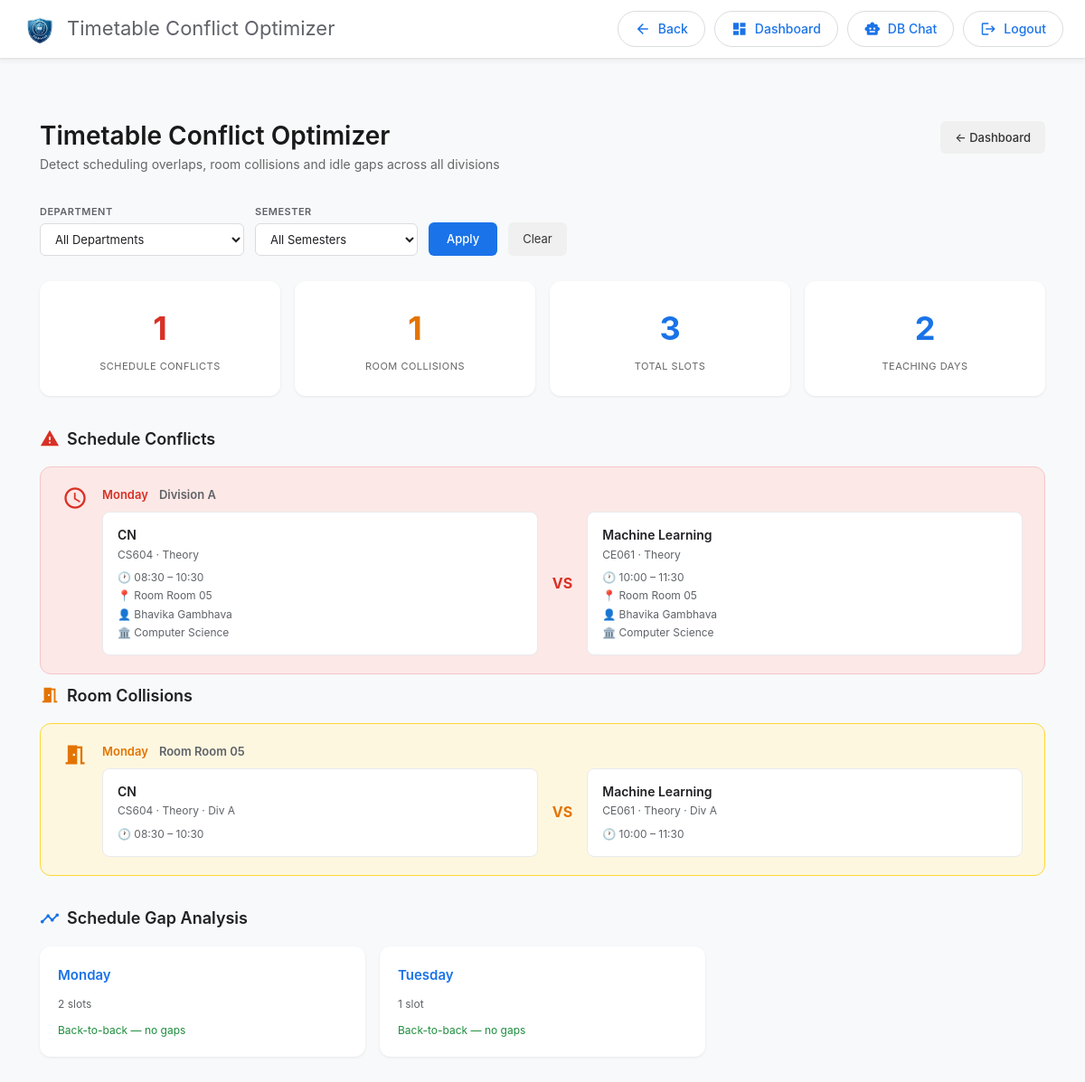
Page /admin_app/admin_dashboard/timetable_conflicts/ (signed in) on the committed database.
### admin_app/models.py (models this page shows, shortened)
class Subject(models.Model):
    code = models.CharField(max_length=20, unique=True)   # e.g., "23CE610"
    name = models.CharField(max_length=200, unique=True)  # e.g., "ADVANCED COMPUTER ARCHITECTURE"
    credits = models.IntegerField(default=4)
    semester = models.IntegerField(choices=[(i, f"Semester {i}") for i in range(1, 9)])
    is_elective = models.BooleanField(default=False)
    department = models.ForeignKey(Department, on_delete=models.PROTECT, related_name='subjects')
    syllabus_url = models.URLField(blank=True, null=True)
    created_at = models.DateTimeField(auto_now_add=True)
    class Meta:
        ordering = ['semester', 'code']
        unique_together = ['code', 'department']

class Timetable(models.Model):
    DAY_CHOICES = [
        ('monday', 'Monday'),
        ('tuesday', 'Tuesday'),
        ('wednesday', 'Wednesday'),
        ('thursday', 'Thursday'),
        ('friday', 'Friday'),
        ('saturday', 'Saturday'),
    ]
    TYPE_CHOICES = [
        ('theory', 'Theory'),
        ('practical', 'Practical'),
        ('tutorial', 'Tutorial'),
    ]
    subject_offering = models.ForeignKey(SubjectOffering, on_delete=models.CASCADE, related_name='timetable_slots')
    day = models.CharField(max_length=20, choices=DAY_CHOICES)
    start_time = models.TimeField()
    end_time = models.TimeField()
    room_number = models.CharField(max_length=20, blank=True, null=True)
    lecture_type = models.CharField(max_length=20, choices=TYPE_CHOICES, default='theory')
    created_at = models.DateTimeField(auto_now_add=True)
    class Meta:
        ordering = ['subject_offering', 'day', 'start_time']

class Faculty(models.Model):
    STATUS_CHOICES = [
        ('active', 'Active'),
        ('inactive', 'Inactive'),
    ]
    user = models.OneToOneField(CustomUser, on_delete=models.CASCADE, related_name='faculty_profile')
    name = models.CharField(max_length=200)
    email = models.EmailField()
    phone = models.CharField(max_length=15, blank=True, null=True)
    department = models.ForeignKey(Department, on_delete=models.PROTECT, related_name='faculties', null=True, blank=True)
    specialization = models.CharField(max_length=200, blank=True, null=True)
    subjects = models.ManyToManyField(Subject, blank=True, related_name='qualified_faculties')
    salary = models.DecimalField(max_digits=10, decimal_places=2, default=0)
    image = models.ImageField(upload_to='faculty_photos/', default='default_faculty.jpg')
    status = models.CharField(max_length=20, choices=STATUS_CHOICES, default='active')
    created_at = models.DateTimeField(auto_now_add=True)
    updated_at = models.DateTimeField(auto_now=True)
    class Meta:
        ordering = ['name']

class Department(models.Model):
    name = models.CharField(max_length=200, unique=True)  # e.g., "Faculty of Technology"
    code = models.CharField(max_length=10, unique=True)   # e.g., "FoT"
    head = models.ForeignKey('Faculty', on_delete=models.SET_NULL, null=True, blank=True, related_name='headed_departments')
    created_at = models.DateTimeField(auto_now_add=True)
    class Meta:
        ordering = ['name']

### admin_app/views.py (the view, shortened to what this page needs)
# urls.py: path("admin_dashboard/timetable_conflicts/", views.timetable_conflicts, name="timetable_conflicts"),
@staff_member_required
def timetable_conflicts(request):
    dept_id = request.GET.get('department')
    semester = request.GET.get('semester')
    timetable_qs = Timetable.objects.select_related(
        'subject_offering__subject',
        'subject_offering__subject__department',
        'subject_offering__faculty',
    ).order_by('day', 'start_time')
    if dept_id:
        timetable_qs = timetable_qs.filter(
            subject_offering__subject__department_id=dept_id
        )
    if semester:
        timetable_qs = timetable_qs.filter(
            subject_offering__subject__semester=int(semester)
        )
    days = ['monday', 'tuesday', 'wednesday', 'thursday', 'friday', 'saturday']
    conflicts = []
    day_schedules = {}
    for day in days:
        slots = list(timetable_qs.filter(day=day))
        day_schedules[day] = slots
        from collections import defaultdict
        by_div = defaultdict(list)
        for s in slots:
            by_div[s.subject_offering.division].append(s)
        for div, div_slots in by_div.items():
            for i in range(len(div_slots)):
                for j in range(i + 1, len(div_slots)):
                    a = div_slots[i]
                    b = div_slots[j]
                    if a.start_time < b.end_time and b.start_time < a.end_time:
                        conflicts.append({
                            'day': day.capitalize(),
                            'division': div,
                            'slot_a': {
                                'subject': a.subject_offering.subject.name,
                                'code': a.subject_offering.subject.code,
                                'department': a.subject_offering.subject.department.name if a.subject_offering.subject.department else 'N/A',
                                'time': f"{a.start_time.strftime('%H:%M')} – {a.end_time.strftime('%H:%M')}",
                                'type': a.get_lecture_type_display(),
                                'room': a.room_number or 'N/A',
                                'faculty': a.subject_offering.faculty.name if a.subject_offering.faculty else 'N/A',
                            },
                            'slot_b': {
                                'subject': b.subject_offering.subject.name,
                                'code': b.subject_offering.subject.code,
                                'department': b.subject_offering.subject.department.name if b.subject_offering.subject.department else 'N/A',
                                'time': f"{b.start_time.strftime('%H:%M')} – {b.end_time.strftime('%H:%M')}",
                                'type': b.get_lecture_type_display(),
                                'room': b.room_number or 'N/A',
                                'faculty': b.subject_offering.faculty.name if b.subject_offering.faculty else 'N/A',
                            },
                        })
    room_conflicts = []
    for day in days:
        slots = day_schedules[day]
        room_slots = [s for s in slots if s.room_number]
        for i in range(len(room_slots)):
            for j in range(i + 1, len(room_slots)):
                a = room_slots[i]
                b = room_slots[j]
                if a.room_number == b.room_number and a.start_time < b.end_time and b.start_time < a.end_time:
                    room_conflicts.append({
                        'day': day.capitalize(),
                        'room': a.room_number,
                        'slot_a': {
                            'subject': a.subject_offering.subject.name,
                            'code': a.subject_offering.subject.code,
                            'division': a.subject_offering.division,
                            'time': f"{a.start_time.strftime('%H:%M')} – {a.end_time.strftime('%H:%M')}",
                            'type': a.get_lecture_type_display(),
                        },
                        'slot_b': {
                            'subject': b.subject_offering.subject.name,
                            'code': b.subject_offering.subject.code,
                            'division': b.subject_offering.division,
                            'time': f"{b.start_time.strftime('%H:%M')} – {b.end_time.strftime('%H:%M')}",
                            'type': b.get_lecture_type_display(),
                        },
                    })
    gap_analysis = {}
    for day in days:
        slots = sorted(day_schedules[day], key=lambda s: s.start_time)
        gaps = []
        total_gap_minutes = 0
        for k in range(1, len(slots)):
            prev_end = slots[k - 1].end_time
            curr_start = slots[k].start_time
            end_dt = datetime.combine(date(2000, 1, 1), prev_end)
            start_dt = datetime.combine(date(2000, 1, 1), curr_start)
            gap_min = int((start_dt - end_dt).total_seconds() / 60)
        if slots:
            gap_analysis[day.capitalize()] = {
                'num_classes': len(slots),
                'gaps': gaps,
                'total_gap_minutes': total_gap_minutes,
            }
    departments = Department.objects.all()
    total_slots = timetable_qs.count()
    context = {
        'conflicts': conflicts,
        'conflict_count': len(conflicts),
        'room_conflicts': room_conflicts,
        'room_conflict_count': len(room_conflicts),
        'gap_analysis': gap_analysis,
        'days': days,
        'departments': departments,
        'total_slots': total_slots,
        'selected_department': dept_id,
        'selected_semester': semester,
    }
    return render(request, 'admin_app/timetable_conflicts.html', context)

### project1/context_processors.py (called while the page is built)
def session_timeout(request):
    return {
        'SESSION_TIMEOUT_SECONDS': getattr(settings, 'SESSION_COOKIE_AGE', 1800),
    }

### admin_app/templates/admin_app/timetable_conflicts.html (shortened to what this page needs)
why is this not working?{% extends "layout.html" %}
{% block nav_title %}Timetable Conflict Optimizer{% endblock %}
{% block container %}
<div class="tc-container">
    <div class="tc-header">
        <div>
            <h1>Timetable Conflict Optimizer</h1>
            <p>Detect scheduling overlaps, room collisions and idle gaps across all divisions</p>
        </div>
        <a href="{% url 'admin_app:admin_dashboard' %}" class="back-link">← Dashboard</a>
    </div>
    <form method="get" class="filter-bar">
        <div class="filter-group">
            <label>Department</label>
            <select name="department">
                <option value="">All Departments</option>
            </select>
        </div>
        <div class="filter-group">
            <label>Semester</label>
            <select name="semester">
                <option value="">All Semesters</option>
            </select>
        </div>
        <button type="submit" class="filter-btn">Apply</button>
        <a href="{% url 'admin_app:timetable_conflicts' %}" class="filter-clear">Clear</a>
    </form>
    <div class="summary-row">
        <div class="summary-card {% if conflict_count == 0 %}ok{% else %}warn{% endif %}">
            <div class="number">{{ conflict_count }}</div>
            <div class="label">Schedule Conflicts</div>
        </div>
        <div class="summary-card {% if room_conflict_count == 0 %}ok{% else %}room-warn{% endif %}">
            <div class="number">{{ room_conflict_count }}</div>
            <div class="label">Room Collisions</div>
        </div>
        <div class="summary-card info">
            <div class="number">{{ total_slots }}</div>
            <div class="label">Total Slots</div>
        </div>
        <div class="summary-card info">
            <div class="number">{% widthratio gap_analysis|length 1 1 %}</div>
            <div class="label">Teaching Days</div>
        </div>
    </div>
    {% if conflict_count > 0 %}
    <h2 class="section-title"><span class="material-icons">warning</span> Schedule Conflicts</h2>
    {% for c in conflicts %}
    <div class="conflict-alert">
        <span class="material-icons conflict-icon">schedule</span>
        <div class="conflict-details">
            <div class="conflict-meta">
                <span class="day-tag">{{ c.day }}</span>
                <span class="div-tag">Division {{ c.division }}</span>
            </div>
            <div class="clash-pair">
                <div class="clash-item">
                    <div class="subj">{{ c.slot_a.subject }}</div>
                    <div class="code">{{ c.slot_a.code }} · {{ c.slot_a.type }}</div>
                    <div class="meta">
                        🕐 {{ c.slot_a.time }}<br>
                        📍 Room {{ c.slot_a.room }}<br>
                        👤 {{ c.slot_a.faculty }}<br>
                        🏛️ {{ c.slot_a.department }}
                    </div>
                </div>
                <div class="clash-vs">VS</div>
                <div class="clash-item">
                    <div class="subj">{{ c.slot_b.subject }}</div>
                    <div class="code">{{ c.slot_b.code }} · {{ c.slot_b.type }}</div>
                    <div class="meta">
                        🕐 {{ c.slot_b.time }}<br>
                        📍 Room {{ c.slot_b.room }}<br>
                        👤 {{ c.slot_b.faculty }}<br>
                        🏛️ {{ c.slot_b.department }}
                    </div>
                </div>
            </div>
        </div>
    </div>
    {% endfor %}
    {% else %}
    <div class="ok-box">
        <span class="material-icons">check_circle</span>
        <h3>No Schedule Conflicts</h3>
        <p>All classes are scheduled without overlaps within each division.</p>
    </div>
    {% endif %}
    {% if room_conflict_count > 0 %}
    <h2 class="section-title room"><span class="material-icons">meeting_room</span> Room Collisions</h2>
    {% for c in room_conflicts %}
    <div class="conflict-alert room-alert">
        <span class="material-icons conflict-icon">meeting_room</span>
        <div class="conflict-details">
            <div class="conflict-meta">
                <span class="day-tag">{{ c.day }}</span>
                <span class="div-tag">Room {{ c.room }}</span>
            </div>
            <div class="clash-pair">
                <div class="clash-item">
                    <div class="subj">{{ c.slot_a.subject }}</div>
                    <div class="code">{{ c.slot_a.code }} · {{ c.slot_a.type }} · Div {{ c.slot_a.division }}</div>
                    <div class="meta">🕐 {{ c.slot_a.time }}</div>
                </div>
                <div class="clash-vs">VS</div>
                <div class="clash-item">
                    <div class="subj">{{ c.slot_b.subject }}</div>
                    <div class="code">{{ c.slot_b.code }} · {{ c.slot_b.type }} · Div {{ c.slot_b.division }}</div>
                    <div class="meta">🕐 {{ c.slot_b.time }}</div>
                </div>
            </div>
        </div>
    </div>
    {% endfor %}
    {% endif %}
    {% if gap_analysis %}
    <h2 class="section-title gap" style="margin-top: 36px;"><span class="material-icons">timeline</span> Schedule Gap Analysis</h2>
    <div class="gap-grid">
        {% for day, info in gap_analysis.items %}
        <div class="gap-card">
            <div class="day-name">{{ day }}</div>
            <div class="class-count">{{ info.num_classes }} slot{{ info.num_classes|pluralize:"s" }}</div>
            {% if info.gaps %}
                {% for gap in info.gaps %}
                <div class="gap-entry">
                    <span class="gap-label">{{ gap.after }} → {{ gap.before }}</span>
                    <span class="gap-value">{{ gap.minutes }} min</span>
                </div>
                {% endfor %}
                <div class="gap-total">Total idle: {{ info.total_gap_minutes }} min</div>
            {% else %}
                <div style="font-size: 12px; color: #1e8e3e;">Back-to-back — no gaps</div>
            {% endif %}
        </div>
        {% endfor %}
    </div>
    {% else %}
    <div class="empty-state">
        <span class="material-icons">calendar_today</span>
        <h3>No Timetable Data</h3>
        <p>No timetable entries found for the selected filters.</p>
    </div>
    {% endif %}
</div>
{% endblock %}

### rows in the picture
Subject: slot_a.subject "CN", slot_a.code "CS604", slot_a.subject "CN", slot_a.code "CS604"
Timetable: slot_a.room "Room 05", room "Room 05"
Faculty: slot_a.faculty "Bhavika Gambhava", slot_b.faculty "Bhavika Gambhava"
Department: slot_a.department "Computer Science", slot_b.department "Computer Science"
Subject: slot_b.subject "Machine Learning", slot_b.code "CE061", slot_b.subject "Machine Learning", slot_b.code "CE061"
Timetable: slot_b.room "Room 05"
Timetable: day "Tuesday", num_classes "1"

### other values in the picture
{{ conflict_count }} "1"
{{ room_conflict_count }} "1"
{{ total_slots }} "3"
{{ c.day }} "Monday"
{{ c.division }} "A"
{{ c.slot_a.type }} "Theory"
{{ c.slot_a.time }} "08:30 – 10:30"
{{ c.slot_b.type }} "Theory"
{{ c.slot_b.time }} "10:00 – 11:30"
{{ c.slot_a.division }} "A"
{{ c.slot_b.division }} "A"
{{ day }} "Monday"
{{ info.num_classes }} "2"
